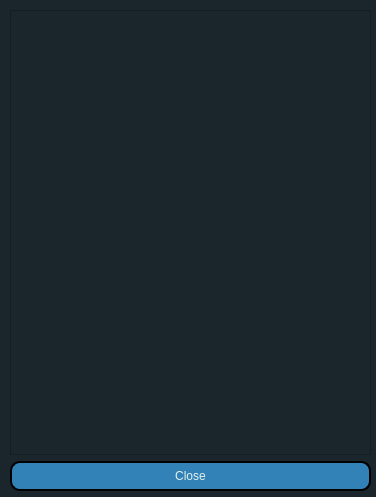
<?xml version="1.0" encoding="UTF-8"?>
<ui version="4.0">
 <class>Form</class>
 <widget class="QWidget" name="Form">
  <property name="geometry">
   <rect>
    <x>0</x>
    <y>0</y>
    <width>376</width>
    <height>497</height>
   </rect>
  </property>
  <property name="windowTitle">
   <string>Form</string>
  </property>
  <property name="styleSheet">
   <string notr="true">QWidget{
background-color: #1B262C;
}

QLineEdit{
background-color: rgb(18, 26, 30);
color: white;
border: 2px solid gray;
border-radius: 5px;}

QLineEdit:hover{
border: 2px solid rgb(174, 173, 172);
}

QLineEdit:focus{
border: 2px solid rgb(7,134,193)}

QPushButton{
 background-color: #3282B8;
 color: rgb(228,240,237);
 border-style: outset;
 border-width: 2px;
 border-radius: 10px;
 border-color: black;
 min-width: 10em;
 padding: 6px;}

QPushButton:hover{
border-color: lightgray;
background-color: rgb(60, 158, 223);
}

QPushButton:focus{
border-color: lightgray;
background-color: rgb(60, 158, 223);
}


QPushButton:pressed {
 background-color: #0F4C75;
 border-style: inset;
}</string>
  </property>
  <widget class="QWidget" name="verticalLayoutWidget">
   <property name="geometry">
    <rect>
     <x>10</x>
     <y>10</y>
     <width>361</width>
     <height>481</height>
    </rect>
   </property>
   <layout class="QVBoxLayout" name="verticalLayout">
    <item>
     <widget class="QTableView" name="languagesTbl"/>
    </item>
    <item>
     <widget class="QPushButton" name="closeBtn">
      <property name="text">
       <string>Close</string>
      </property>
     </widget>
    </item>
   </layout>
  </widget>
 </widget>
 <resources/>
 <connections/>
</ui>
